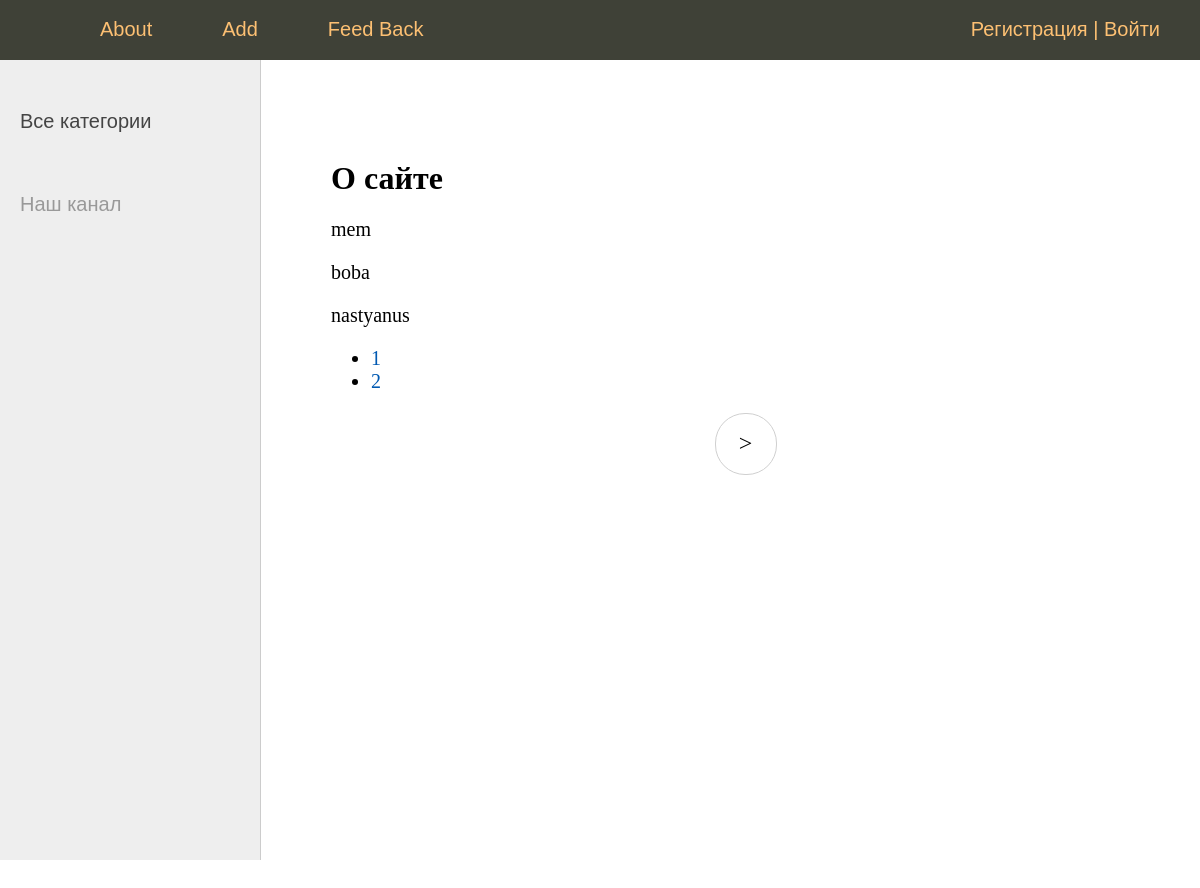
Page /about/ on the earlier database version.
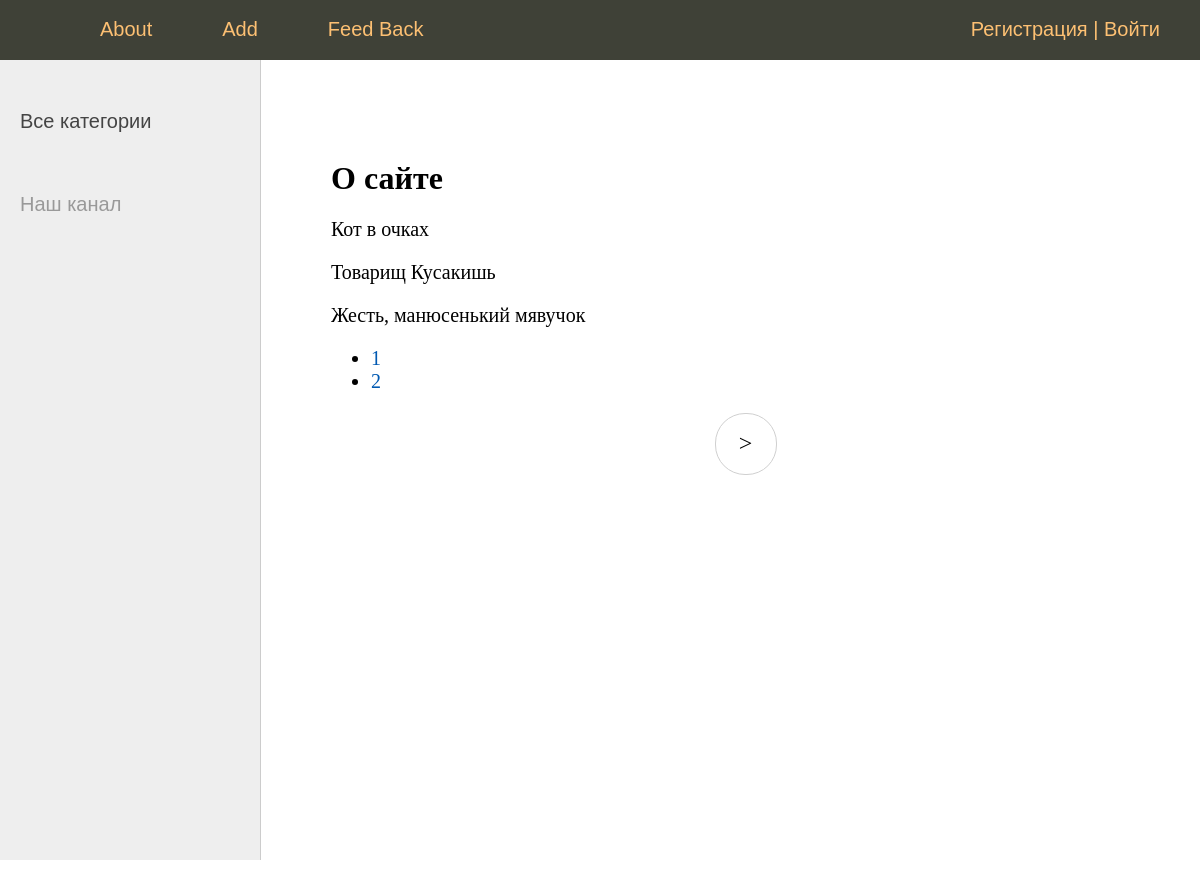
Same page on the later database version.
### smeshnyavki/models.py (models this page shows)
class Smeshnyavkа(Model):
    title = CharField(max_length=255, verbose_name="заголовок")
    slug = SlugField(max_length=255, unique=True, db_index=True, verbose_name="URL")
    content = TextField(blank=True, verbose_name="текст")#данное поле может быть пустым
    photo = ImageField(upload_to="photo/%Y/%m/%d/", verbose_name="фото")
    pub_time = DateTimeField(auto_now_add=True, verbose_name="дата публикации")
    is_published = BooleanField(default=True,  verbose_name="Публикация")
    categ = ForeignKey('Category', on_delete=PROTECT,  verbose_name="Категория котика")
    def __str__(self):
        return self.title
    class Meta:
        verbose_name = "Смешные котики"
        verbose_name_plural = "Смешные котики"
        ordering = ['pub_time', 'title']

### smeshnyavki/views.py (the view)
# urls.py: path('about/', about, name='about'),
def about(request):
    contact_list = Smeshnyavkа.objects.all()
    paginator = Paginator(contact_list, 3)
    page_number = request.GET.get('page')
    page_obj = paginator.get_page(page_number)
    return render(request, 'smeshnyavki/about.html', {'page_obj': page_obj, 'menu': MENU, 'title': 'О сайте'})

### smeshnyavki/models.py (called while the page is built)
    def __str__(self):
        return self.name

### smeshnyavki/templatetags/smeshnyavki_tags.py (called while the page is built)
@register.simple_tag(name='getCategs')#function is changed into tage
def get_categories(filter=None):
    if filter:
        return Category.objects.filter(pk=filter) #возвращаем коллекцию
    return Category.objects.all() #возвращаем коллекцию

@register.inclusion_tag('smeshnyavki/list_categories.html')
def show_categories(sort=None, categ_selected=0):
    categs = Category.objects.all() #возвращаем коллекцию
    if sort:
        categs = Category.objects.order_by(sort) #возвращаем коллекцию
    return{"categs": categs, 'categ_selected': categ_selected}

### smeshnyavki/templates/smeshnyavki/about.html
{% extends 'smeshnyavki/base.html' %}
{% block content %}
    <h1>{{ title }}</h1>
    {% for contact in page_obj %}
        <p>{{contact}}</p>
    {% endfor %}
    <nav>
        <ul>
            {% for p in page_obj.paginator.page_range %}
            <li><a href="?page={{ p }}" > {{ p }}</a></li>
            {% endfor %}
        </ul>
    </nav>
{% endblock %}

Differences in the rows shown:
removed Smeshnyavkа: title "mem"
removed Smeshnyavkа: title "boba"
removed Smeshnyavkа: title "nastyanus"
added Smeshnyavkа: title "Кот в очках"
added Smeshnyavkа: title "Товарищ Кусакишь"
added Smeshnyavkа: title "Жесть, манюсенький мявучок"
